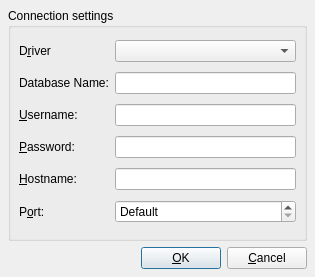
<?xml version="1.0" encoding="UTF-8"?>
<ui version="4.0">
 <class>QSqlConnectionDialogUi</class>
 <widget class="QDialog" name="QSqlConnectionDialogUi">
  <property name="geometry">
   <rect>
    <x>0</x>
    <y>0</y>
    <width>315</width>
    <height>277</height>
   </rect>
  </property>
  <property name="windowTitle">
   <string>Connect...</string>
  </property>
  <layout class="QVBoxLayout">
   <property name="spacing">
    <number>6</number>
   </property>
   <property name="margin">
    <number>8</number>
   </property>
   <item>
    <widget class="QGroupBox" name="connGroupBox">
     <property name="title">
      <string>Connection settings</string>
     </property>
     <layout class="QGridLayout">
      <property name="margin">
       <number>8</number>
      </property>
      <property name="spacing">
       <number>6</number>
      </property>
      <item row="0" column="1">
       <widget class="QComboBox" name="comboDriver"/>
      </item>
      <item row="2" column="0">
       <widget class="QLabel" name="textLabel4">
        <property name="text">
         <string>&amp;Username:</string>
        </property>
        <property name="buddy">
         <cstring>editUsername</cstring>
        </property>
       </widget>
      </item>
      <item row="0" column="0">
       <widget class="QLabel" name="textLabel2">
        <property name="text">
         <string>D&amp;river</string>
        </property>
        <property name="buddy">
         <cstring>comboDriver</cstring>
        </property>
       </widget>
      </item>
      <item row="1" column="1">
       <widget class="QLineEdit" name="editDatabase"/>
      </item>
      <item row="5" column="1">
       <widget class="QSpinBox" name="portSpinBox">
        <property name="specialValueText">
         <string>Default</string>
        </property>
        <property name="minimum">
         <number>-1</number>
        </property>
        <property name="maximum">
         <number>65535</number>
        </property>
        <property name="value">
         <number>-1</number>
        </property>
       </widget>
      </item>
      <item row="1" column="0">
       <widget class="QLabel" name="textLabel3">
        <property name="text">
         <string>Database Name:</string>
        </property>
        <property name="buddy">
         <cstring>editDatabase</cstring>
        </property>
       </widget>
      </item>
      <item row="3" column="1">
       <widget class="QLineEdit" name="editPassword">
        <property name="echoMode">
         <enum>QLineEdit::Password</enum>
        </property>
       </widget>
      </item>
      <item row="2" column="1">
       <widget class="QLineEdit" name="editUsername"/>
      </item>
      <item row="4" column="1">
       <widget class="QLineEdit" name="editHostname"/>
      </item>
      <item row="4" column="0">
       <widget class="QLabel" name="textLabel5">
        <property name="text">
         <string>&amp;Hostname:</string>
        </property>
        <property name="buddy">
         <cstring>editHostname</cstring>
        </property>
       </widget>
      </item>
      <item row="5" column="0">
       <widget class="QLabel" name="textLabel5_2">
        <property name="text">
         <string>P&amp;ort:</string>
        </property>
        <property name="buddy">
         <cstring>portSpinBox</cstring>
        </property>
       </widget>
      </item>
      <item row="3" column="0">
       <widget class="QLabel" name="textLabel4_2">
        <property name="text">
         <string>&amp;Password:</string>
        </property>
        <property name="buddy">
         <cstring>editPassword</cstring>
        </property>
       </widget>
      </item>
     </layout>
    </widget>
   </item>
   <item>
    <layout class="QHBoxLayout">
     <property name="spacing">
      <number>6</number>
     </property>
     <property name="margin">
      <number>0</number>
     </property>
     <item>
      <spacer>
       <property name="orientation">
        <enum>Qt::Horizontal</enum>
       </property>
       <property name="sizeType">
        <enum>QSizePolicy::Expanding</enum>
       </property>
       <property name="sizeHint" stdset="0">
        <size>
         <width>20</width>
         <height>20</height>
        </size>
       </property>
      </spacer>
     </item>
     <item>
      <widget class="QPushButton" name="okButton">
       <property name="text">
        <string>&amp;OK</string>
       </property>
       <property name="default">
        <bool>true</bool>
       </property>
      </widget>
     </item>
     <item>
      <widget class="QPushButton" name="cancelButton">
       <property name="text">
        <string>&amp;Cancel</string>
       </property>
      </widget>
     </item>
    </layout>
   </item>
  </layout>
 </widget>
 <tabstops>
  <tabstop>comboDriver</tabstop>
  <tabstop>editDatabase</tabstop>
  <tabstop>editUsername</tabstop>
  <tabstop>editPassword</tabstop>
  <tabstop>editHostname</tabstop>
  <tabstop>portSpinBox</tabstop>
  <tabstop>okButton</tabstop>
  <tabstop>cancelButton</tabstop>
 </tabstops>
 <resources/>
 <connections/>
</ui>
